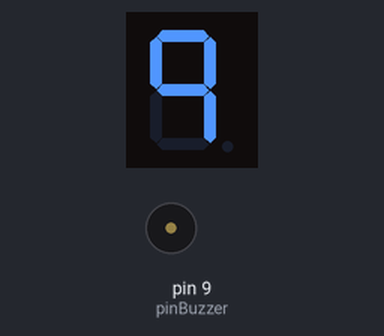
Simulated run of this sketch. Board: Arduino Uno, built with avr-gcc and run on an emulated ATmega328P. On the bench: 1-digit seven-segment display, buzzer (waves = sounding). Wiring (inferred from the names in the program): 1-digit 7-segment display, segments lit when HIGH: segments pin 11, pin 10, pin 7, pin 8, pin 6, pin 12, pin 13. The segment pins are drawn as the display they are named for.

Above: at 0.1 s.
At 8.1 s:
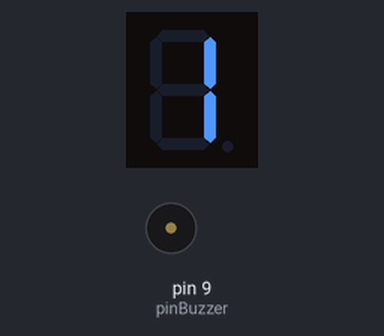
At 15.6 s:
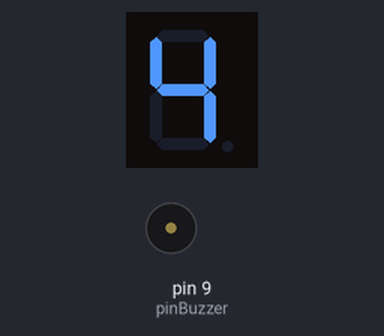
At 31.1 s:
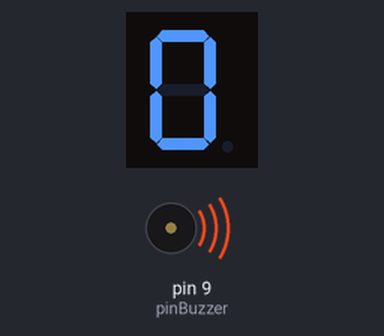
Timing chart, 0 to 33.0 s (numbered marks = the images above):
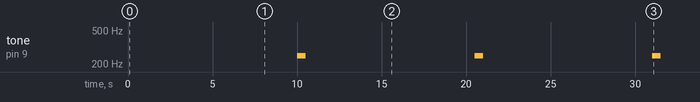

Measured:
- by itself, tone on pin 9 (pinBuzzer): alternates 250 Hz for 0.50 s and silent for 10.0 s
- what the display in image 1 shows lasts 1.0 s, from 8.0 s to 9.0 s

The sketch:

Parte_3_-_Pr_ctica_5.ino
```cpp
/*

   Fundacion Kinal
   Centro educativo tecnico laboral Kinal
   Quinto perito
   Quinto electronica
   Codigo Tecnico: EB5AM
   Curso: Taller de electronica digital y reparacion de computadoras I
   Proyecto: Relevadores y visualizadores
   Alexander González 2020414
   Fecha: 03 de mayo 2024

*/
const int A = 11;
const int B = 10;
const int C = 7;
const int D = 8;
const int E = 6;
const int F = 12;
const int G = 13;

const int N = 7;
const int SEGMENTOS[N] = {A,B,C,D,E,F,G};

/*Anodo Comun*/
const int DIGITOS [10][N]= {

  /*9*/ {1,1,1,0,0,1,1},
  /*8*/ {1,1,1,1,1,1,1},
  /*7*/ {1,1,1,0,0,0,0},
  /*6*/ {1,0,1,1,1,1,1},
  /*5*/ {1,0,1,1,0,1,1},
  /*4*/ {0,1,1,0,0,1,1},
  /*3*/ {1,1,1,1,0,0,1},
  /*2*/ {1,1,0,1,1,0,1},
  /*1*/ {0,1,1,0,0,0,0},
  /*0*/ {1,1,1,1,1,1,0},
};

const int pinBuzzer = 9 ;
const float tonos[] = {250};
const int countTonos = 1;

void setup()
{
  for(int i = 0; i<N; i++){
    pinMode(SEGMENTOS[i], OUTPUT);
    pinMode(9, INPUT);
    digitalWrite(SEGMENTOS[i], LOW);
  }

}

void print(int d){
  for(int i = 0; i<N; i++){
    digitalWrite(SEGMENTOS[i], DIGITOS[d][i]);
  }
}

void loop()
{
  for(int i = 0; i<10; i++){
    print(i);
    delay(1000);
  }
  for (int iTono = 0; iTono < countTonos; iTono++) {
      tone(pinBuzzer, tonos[iTono]);
      delay(500);
      noTone(pinBuzzer);}
}
```
